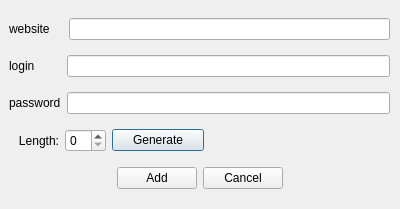
<?xml version="1.0" encoding="UTF-8"?>
<ui version="4.0">
 <class>adddialog</class>
 <widget class="QDialog" name="adddialog">
  <property name="geometry">
   <rect>
    <x>0</x>
    <y>0</y>
    <width>400</width>
    <height>209</height>
   </rect>
  </property>
  <property name="windowTitle">
   <string>Dialog</string>
  </property>
  <widget class="QWidget" name="verticalLayoutWidget">
   <property name="geometry">
    <rect>
     <x>9</x>
     <y>9</y>
     <width>381</width>
     <height>191</height>
    </rect>
   </property>
   <layout class="QVBoxLayout" name="verticalLayout">
    <item>
     <layout class="QHBoxLayout" name="horizontalLayout_4">
      <item>
       <widget class="QLabel" name="label_3">
        <property name="text">
         <string>website    </string>
        </property>
       </widget>
      </item>
      <item>
       <widget class="QLineEdit" name="websiteInput"/>
      </item>
     </layout>
    </item>
    <item>
     <layout class="QHBoxLayout" name="horizontalLayout">
      <item>
       <widget class="QLabel" name="label">
        <property name="text">
         <string>login        </string>
        </property>
       </widget>
      </item>
      <item>
       <widget class="QLineEdit" name="loginInput"/>
      </item>
     </layout>
    </item>
    <item>
     <layout class="QHBoxLayout" name="horizontalLayout_3">
      <item>
       <widget class="QLabel" name="label_2">
        <property name="text">
         <string>password</string>
        </property>
       </widget>
      </item>
      <item>
       <widget class="QLineEdit" name="passwordInput"/>
      </item>
     </layout>
    </item>
    <item>
     <layout class="QHBoxLayout" name="horizontalLayout_6">
      <item>
       <widget class="QLabel" name="label_4">
        <property name="text">
         <string>   Length:</string>
        </property>
       </widget>
      </item>
      <item>
       <widget class="QSpinBox" name="passwordLength"/>
      </item>
      <item>
       <widget class="QPushButton" name="generatePassword">
        <property name="text">
         <string>     Generate     </string>
        </property>
       </widget>
      </item>
      <item>
       <spacer name="horizontalSpacer_5">
        <property name="orientation">
         <enum>Qt::Horizontal</enum>
        </property>
        <property name="sizeHint" stdset="0">
         <size>
          <width>40</width>
          <height>20</height>
         </size>
        </property>
       </spacer>
      </item>
     </layout>
    </item>
    <item>
     <layout class="QHBoxLayout" name="horizontalLayout_5">
      <item>
       <spacer name="horizontalSpacer">
        <property name="orientation">
         <enum>Qt::Horizontal</enum>
        </property>
        <property name="sizeHint" stdset="0">
         <size>
          <width>40</width>
          <height>20</height>
         </size>
        </property>
       </spacer>
      </item>
      <item>
       <widget class="QPushButton" name="addButton">
        <property name="text">
         <string>Add</string>
        </property>
       </widget>
      </item>
      <item>
       <widget class="QPushButton" name="cancelButton">
        <property name="text">
         <string>Cancel</string>
        </property>
       </widget>
      </item>
      <item>
       <spacer name="horizontalSpacer_2">
        <property name="orientation">
         <enum>Qt::Horizontal</enum>
        </property>
        <property name="sizeHint" stdset="0">
         <size>
          <width>40</width>
          <height>20</height>
         </size>
        </property>
       </spacer>
      </item>
     </layout>
    </item>
   </layout>
  </widget>
 </widget>
 <resources/>
 <connections/>
</ui>
